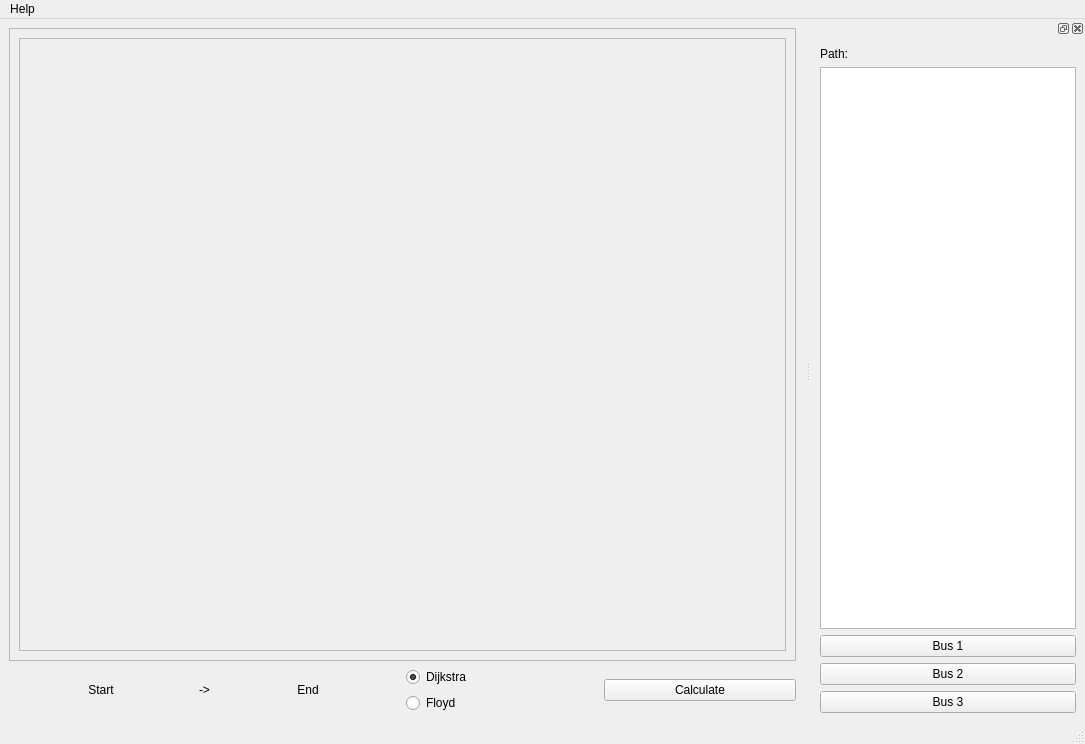
<?xml version="1.0" encoding="UTF-8"?>
<ui version="4.0">
 <class>MainWindow</class>
 <widget class="QMainWindow" name="MainWindow">
  <property name="geometry">
   <rect>
    <x>0</x>
    <y>0</y>
    <width>1085</width>
    <height>744</height>
   </rect>
  </property>
  <property name="windowTitle">
   <string>Shortest Path</string>
  </property>
  <property name="windowIcon">
   <iconset resource="../../res/res.qrc">
    <normaloff>:/img/icon</normaloff>:/img/icon</iconset>
  </property>
  <widget class="QWidget" name="centralwidget">
   <layout class="QGridLayout" name="gridLayout_2">
    <item row="1" column="0">
     <layout class="QHBoxLayout" name="horizontalLayout">
      <item>
       <widget class="QPushButton" name="pushButton_start">
        <property name="sizePolicy">
         <sizepolicy hsizetype="Expanding" vsizetype="Fixed">
          <horstretch>0</horstretch>
          <verstretch>0</verstretch>
         </sizepolicy>
        </property>
        <property name="text">
         <string>Start</string>
        </property>
        <property name="flat">
         <bool>true</bool>
        </property>
       </widget>
      </item>
      <item>
       <widget class="QLabel" name="label_arrow">
        <property name="text">
         <string notr="true">-&gt;</string>
        </property>
        <property name="alignment">
         <set>Qt::AlignCenter</set>
        </property>
       </widget>
      </item>
      <item>
       <widget class="QPushButton" name="pushButton_end">
        <property name="sizePolicy">
         <sizepolicy hsizetype="Expanding" vsizetype="Fixed">
          <horstretch>0</horstretch>
          <verstretch>0</verstretch>
         </sizepolicy>
        </property>
        <property name="text">
         <string>End</string>
        </property>
        <property name="flat">
         <bool>true</bool>
        </property>
       </widget>
      </item>
     </layout>
    </item>
    <item row="0" column="0" colspan="2">
     <widget class="ZoomArea" name="zoomArea">
      <property name="widgetResizable">
       <bool>true</bool>
      </property>
      <widget class="QWidget" name="scrollAreaWidgetContents">
       <property name="geometry">
        <rect>
         <x>0</x>
         <y>0</y>
         <width>796</width>
         <height>591</height>
        </rect>
       </property>
       <layout class="QVBoxLayout" name="verticalLayout_2">
        <item>
         <widget class="QFrame" name="frame">
          <property name="sizePolicy">
           <sizepolicy hsizetype="Expanding" vsizetype="Expanding">
            <horstretch>0</horstretch>
            <verstretch>0</verstretch>
           </sizepolicy>
          </property>
          <property name="minimumSize">
           <size>
            <width>736</width>
            <height>508</height>
           </size>
          </property>
          <property name="frameShape">
           <enum>QFrame::StyledPanel</enum>
          </property>
          <property name="frameShadow">
           <enum>QFrame::Raised</enum>
          </property>
          <widget class="QPushButton" name="pushButton_p12">
           <property name="geometry">
            <rect>
             <x>160</x>
             <y>30</y>
             <width>31</width>
             <height>31</height>
            </rect>
           </property>
           <property name="toolTip">
            <string notr="true">12</string>
           </property>
           <property name="text">
            <string/>
           </property>
           <property name="flat">
            <bool>true</bool>
           </property>
          </widget>
          <widget class="QPushButton" name="pushButton_p13">
           <property name="geometry">
            <rect>
             <x>170</x>
             <y>270</y>
             <width>31</width>
             <height>31</height>
            </rect>
           </property>
           <property name="toolTip">
            <string notr="true">13</string>
           </property>
           <property name="text">
            <string/>
           </property>
           <property name="flat">
            <bool>true</bool>
           </property>
          </widget>
          <widget class="QPushButton" name="pushButton_p00">
           <property name="geometry">
            <rect>
             <x>160</x>
             <y>450</y>
             <width>31</width>
             <height>31</height>
            </rect>
           </property>
           <property name="toolTip">
            <string notr="true">0</string>
           </property>
           <property name="text">
            <string/>
           </property>
           <property name="flat">
            <bool>true</bool>
           </property>
          </widget>
          <widget class="QPushButton" name="pushButton_p01">
           <property name="geometry">
            <rect>
             <x>360</x>
             <y>630</y>
             <width>31</width>
             <height>31</height>
            </rect>
           </property>
           <property name="toolTip">
            <string notr="true">1</string>
           </property>
           <property name="text">
            <string/>
           </property>
           <property name="flat">
            <bool>true</bool>
           </property>
          </widget>
          <widget class="QPushButton" name="pushButton_p02">
           <property name="geometry">
            <rect>
             <x>590</x>
             <y>550</y>
             <width>31</width>
             <height>31</height>
            </rect>
           </property>
           <property name="toolTip">
            <string notr="true">2</string>
           </property>
           <property name="text">
            <string/>
           </property>
           <property name="flat">
            <bool>true</bool>
           </property>
          </widget>
          <widget class="QPushButton" name="pushButton_p15">
           <property name="geometry">
            <rect>
             <x>520</x>
             <y>260</y>
             <width>31</width>
             <height>31</height>
            </rect>
           </property>
           <property name="toolTip">
            <string notr="true">15</string>
           </property>
           <property name="text">
            <string/>
           </property>
           <property name="flat">
            <bool>true</bool>
           </property>
          </widget>
          <widget class="QPushButton" name="pushButton_p14">
           <property name="geometry">
            <rect>
             <x>280</x>
             <y>150</y>
             <width>31</width>
             <height>31</height>
            </rect>
           </property>
           <property name="toolTip">
            <string notr="true">14</string>
           </property>
           <property name="text">
            <string/>
           </property>
           <property name="flat">
            <bool>true</bool>
           </property>
          </widget>
          <widget class="QPushButton" name="pushButton_p11">
           <property name="geometry">
            <rect>
             <x>400</x>
             <y>30</y>
             <width>31</width>
             <height>31</height>
            </rect>
           </property>
           <property name="toolTip">
            <string notr="true">11</string>
           </property>
           <property name="text">
            <string/>
           </property>
           <property name="flat">
            <bool>true</bool>
           </property>
          </widget>
          <widget class="QPushButton" name="pushButton_p10">
           <property name="geometry">
            <rect>
             <x>620</x>
             <y>30</y>
             <width>31</width>
             <height>31</height>
            </rect>
           </property>
           <property name="toolTip">
            <string notr="true">10</string>
           </property>
           <property name="text">
            <string/>
           </property>
           <property name="flat">
            <bool>true</bool>
           </property>
          </widget>
          <widget class="QPushButton" name="pushButton_p09">
           <property name="geometry">
            <rect>
             <x>800</x>
             <y>30</y>
             <width>31</width>
             <height>31</height>
            </rect>
           </property>
           <property name="toolTip">
            <string notr="true">9</string>
           </property>
           <property name="text">
            <string/>
           </property>
           <property name="flat">
            <bool>true</bool>
           </property>
          </widget>
          <widget class="QPushButton" name="pushButton_p05">
           <property name="geometry">
            <rect>
             <x>910</x>
             <y>190</y>
             <width>31</width>
             <height>31</height>
            </rect>
           </property>
           <property name="toolTip">
            <string notr="true">5</string>
           </property>
           <property name="text">
            <string/>
           </property>
           <property name="flat">
            <bool>true</bool>
           </property>
          </widget>
          <widget class="QPushButton" name="pushButton_p07">
           <property name="geometry">
            <rect>
             <x>850</x>
             <y>430</y>
             <width>31</width>
             <height>31</height>
            </rect>
           </property>
           <property name="toolTip">
            <string notr="true">7</string>
           </property>
           <property name="text">
            <string/>
           </property>
           <property name="flat">
            <bool>true</bool>
           </property>
          </widget>
          <widget class="QPushButton" name="pushButton_p04">
           <property name="geometry">
            <rect>
             <x>720</x>
             <y>190</y>
             <width>31</width>
             <height>31</height>
            </rect>
           </property>
           <property name="toolTip">
            <string notr="true">4</string>
           </property>
           <property name="text">
            <string/>
           </property>
           <property name="flat">
            <bool>true</bool>
           </property>
          </widget>
          <widget class="QPushButton" name="pushButton_p06">
           <property name="geometry">
            <rect>
             <x>720</x>
             <y>550</y>
             <width>31</width>
             <height>31</height>
            </rect>
           </property>
           <property name="toolTip">
            <string notr="true">6</string>
           </property>
           <property name="text">
            <string/>
           </property>
           <property name="flat">
            <bool>true</bool>
           </property>
          </widget>
          <widget class="QPushButton" name="pushButton_p08">
           <property name="geometry">
            <rect>
             <x>910</x>
             <y>310</y>
             <width>31</width>
             <height>31</height>
            </rect>
           </property>
           <property name="toolTip">
            <string notr="true">8</string>
           </property>
           <property name="text">
            <string/>
           </property>
           <property name="flat">
            <bool>true</bool>
           </property>
          </widget>
          <widget class="QPushButton" name="pushButton_p03">
           <property name="geometry">
            <rect>
             <x>640</x>
             <y>310</y>
             <width>31</width>
             <height>31</height>
            </rect>
           </property>
           <property name="toolTip">
            <string notr="true">3</string>
           </property>
           <property name="text">
            <string/>
           </property>
           <property name="flat">
            <bool>true</bool>
           </property>
          </widget>
          <widget class="QPushButton" name="pushButton_p16">
           <property name="geometry">
            <rect>
             <x>850</x>
             <y>630</y>
             <width>31</width>
             <height>31</height>
            </rect>
           </property>
           <property name="toolTip">
            <string notr="true">16</string>
           </property>
           <property name="text">
            <string/>
           </property>
           <property name="flat">
            <bool>true</bool>
           </property>
          </widget>
          <widget class="QLabel" name="label_img">
           <property name="geometry">
            <rect>
             <x>0</x>
             <y>0</y>
             <width>1481</width>
             <height>735</height>
            </rect>
           </property>
           <property name="sizePolicy">
            <sizepolicy hsizetype="Expanding" vsizetype="Expanding">
             <horstretch>0</horstretch>
             <verstretch>0</verstretch>
            </sizepolicy>
           </property>
           <property name="text">
            <string/>
           </property>
           <property name="pixmap">
            <pixmap resource="../../res/res.qrc">:/img/route</pixmap>
           </property>
           <property name="scaledContents">
            <bool>false</bool>
           </property>
          </widget>
          <zorder>label_img</zorder>
          <zorder>pushButton_p03</zorder>
          <zorder>pushButton_p10</zorder>
          <zorder>pushButton_p05</zorder>
          <zorder>pushButton_p08</zorder>
          <zorder>pushButton_p11</zorder>
          <zorder>pushButton_p13</zorder>
          <zorder>pushButton_p06</zorder>
          <zorder>pushButton_p02</zorder>
          <zorder>pushButton_p07</zorder>
          <zorder>pushButton_p09</zorder>
          <zorder>pushButton_p16</zorder>
          <zorder>pushButton_p04</zorder>
          <zorder>pushButton_p12</zorder>
          <zorder>pushButton_p01</zorder>
          <zorder>pushButton_p15</zorder>
          <zorder>pushButton_p00</zorder>
          <zorder>pushButton_p14</zorder>
         </widget>
        </item>
       </layout>
      </widget>
     </widget>
    </item>
    <item row="1" column="1">
     <layout class="QHBoxLayout" name="horizontalLayout_2">
      <item>
       <layout class="QVBoxLayout" name="verticalLayout">
        <item>
         <widget class="QRadioButton" name="radioButton_dijkstra">
          <property name="sizePolicy">
           <sizepolicy hsizetype="Expanding" vsizetype="Fixed">
            <horstretch>0</horstretch>
            <verstretch>0</verstretch>
           </sizepolicy>
          </property>
          <property name="text">
           <string notr="true">Dijkstra</string>
          </property>
          <property name="checked">
           <bool>true</bool>
          </property>
         </widget>
        </item>
        <item>
         <widget class="QRadioButton" name="radioButton_floyd">
          <property name="sizePolicy">
           <sizepolicy hsizetype="Expanding" vsizetype="Fixed">
            <horstretch>0</horstretch>
            <verstretch>0</verstretch>
           </sizepolicy>
          </property>
          <property name="text">
           <string notr="true">Floyd</string>
          </property>
         </widget>
        </item>
       </layout>
      </item>
      <item>
       <widget class="QPushButton" name="pushButton_calculate">
        <property name="sizePolicy">
         <sizepolicy hsizetype="Expanding" vsizetype="Fixed">
          <horstretch>0</horstretch>
          <verstretch>0</verstretch>
         </sizepolicy>
        </property>
        <property name="text">
         <string>Calculate</string>
        </property>
       </widget>
      </item>
     </layout>
    </item>
   </layout>
  </widget>
  <widget class="QMenuBar" name="menubar">
   <property name="geometry">
    <rect>
     <x>0</x>
     <y>0</y>
     <width>1085</width>
     <height>36</height>
    </rect>
   </property>
   <widget class="QMenu" name="menuHelp">
    <property name="title">
     <string>Help</string>
    </property>
    <addaction name="actionAbout"/>
    <addaction name="actionAboutQt"/>
   </widget>
   <addaction name="menuHelp"/>
  </widget>
  <widget class="QDockWidget" name="dockWidget">
   <attribute name="dockWidgetArea">
    <number>2</number>
   </attribute>
   <widget class="QWidget" name="dockWidgetContents">
    <layout class="QVBoxLayout" name="verticalLayout_3">
     <item>
      <widget class="QLabel" name="label_path">
       <property name="text">
        <string>Path:</string>
       </property>
      </widget>
     </item>
     <item>
      <widget class="QTextBrowser" name="textBrowser_path"/>
     </item>
     <item>
      <widget class="QPushButton" name="pushButton_bus1">
       <property name="text">
        <string>Bus 1</string>
       </property>
      </widget>
     </item>
     <item>
      <widget class="QPushButton" name="pushButton_bus2">
       <property name="text">
        <string>Bus 2</string>
       </property>
      </widget>
     </item>
     <item>
      <widget class="QPushButton" name="pushButton_bus3">
       <property name="text">
        <string>Bus 3</string>
       </property>
      </widget>
     </item>
    </layout>
   </widget>
  </widget>
  <widget class="QStatusBar" name="statusBar"/>
  <action name="actionAbout">
   <property name="text">
    <string>About</string>
   </property>
  </action>
  <action name="actionAboutQt">
   <property name="text">
    <string>About Qt</string>
   </property>
  </action>
 </widget>
 <customwidgets>
  <customwidget>
   <class>ZoomArea</class>
   <extends>QScrollArea</extends>
   <header>ui/zoomarea.h</header>
   <container>1</container>
  </customwidget>
 </customwidgets>
 <resources>
  <include location="../../res/res.qrc"/>
 </resources>
 <connections/>
</ui>
